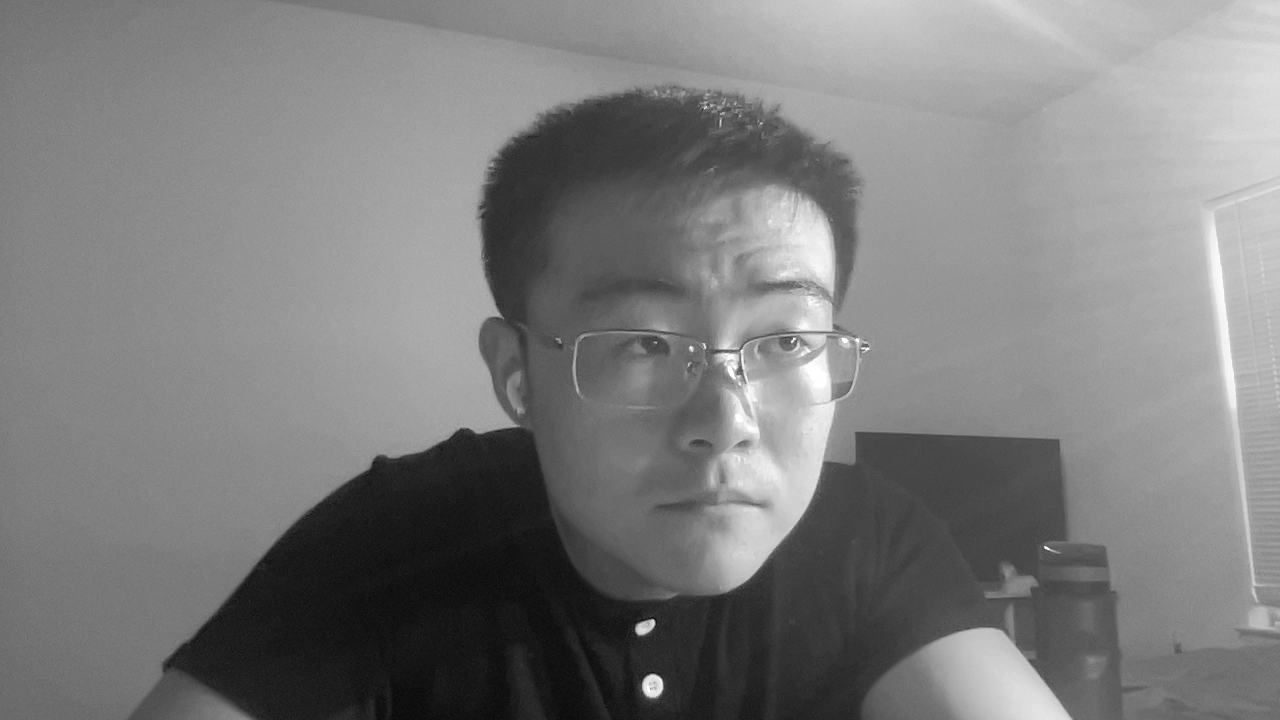
#> input picture CS_Project_1/original.png, 1280 x 720 px, given in place of the camera
$ python cameo.py   (older library calls are emulated)
#> lines starting #> are read from the running program, lines starting #| are printed output that depends on the picture
### CS_Project_1/loaded/utils.py
import cv2
import numpy
import scipy.interpolate

# [5 lines left out: function createFlatView, not called in this run]

def createLookupArray(func, length = 256):
    """Return a lookup for whole-number inputs to a function.

    The lookup values are clamped to [0, length - 1].

    """
#> called with length = 256
    if func is None:
        return None
    lookupArray = numpy.empty(length)
    i = 0
    while i < length:
        func_i = func(i)
        lookupArray[i] = min(max(0, func_i), length - 1)
        i += 1
    return lookupArray

def applyLookupArray(lookupArray, src, dst):
    """Map a source to a destination using a lookup."""
    if lookupArray is None:
        return
    dst[:] = lookupArray[src]

def createCurveFunc(points):
    """Return a function derived from control points."""
    if points is None:
        return None
    numPoints = len(points)
    if numPoints < 2:
        return None
    xs, ys = zip(*points)
    if numPoints < 4:
        kind = 'linear'
        # 'quadratic' is not implemented.
    else:
        kind = 'cubic'
    return scipy.interpolate.interp1d(xs, ys, kind,
                                      bounds_error = False)

def createCompositeFunc(func0, func1):
    """Return a composite of two functions."""
    if func0 is None:
        return func1
    if func1 is None:
        return func0
    return lambda x: func0(func1(x))

def isGray(image):
    """Return True if the image has one channel per pixel."""
    return image.ndim < 3

# [4 lines left out: function widthHeightDividedBy, not called in this run]

### CS_Project_1/chapter-3/managers.py
import cv2
import numpy
import time


class CaptureManager(object):

    def __init__(self, capture, previewWindowManager = None,
                 shouldMirrorPreview = False):

        self.previewWindowManager = previewWindowManager
        self.shouldMirrorPreview = shouldMirrorPreview

        self._capture = capture
        self._channel = 0
        self._enteredFrame = False
        self._frame = None
        self._imageFilename = None
        self._videoFilename = None
        self._videoEncoding = None
        self._videoWriter = None

        self._startTime = None
        self._framesElapsed = 0
        self._fpsEstimate = None

    @property
    def channel(self):
        return self._channel

    # [5 lines left out: function channel, not called in this run]

    @property
    def frame(self):
        if self._enteredFrame and self._frame is None:
            _, self._frame = self._capture.retrieve(
                    self._frame, self.channel)
        return self._frame

    @property
    def isWritingImage(self):
        return self._imageFilename is not None

    @property
    def isWritingVideo(self):
        return self._videoFilename is not None

    def enterFrame(self):
        """Capture the next frame, if any."""

        # But first, check that any previous frame was exited.
        assert not self._enteredFrame, \
            'previous enterFrame() had no matching exitFrame()'

        if self._capture is not None:
            self._enteredFrame = self._capture.grab()

    def exitFrame(self):
        """Draw to the window. Write to files. Release the frame."""

        # Check whether any grabbed frame is retrievable.
        # The getter may retrieve and cache the frame.
        if self.frame is None:
            self._enteredFrame = False
            return

        # Update the FPS estimate and related variables.
        if self._framesElapsed == 0:
            self._startTime = time.perf_counter()
        else:
            timeElapsed = time.perf_counter() - self._startTime
            self._fpsEstimate =  self._framesElapsed / timeElapsed
        self._framesElapsed += 1

        # Draw to the window, if any.
        if self.previewWindowManager is not None:
            if self.shouldMirrorPreview:
                mirroredFrame = numpy.fliplr(self._frame)
                self.previewWindowManager.show(mirroredFrame)
            else:
                self.previewWindowManager.show(self._frame)

        # Write to the image file, if any.
        if self.isWritingImage:
            cv2.imwrite(self._imageFilename, self._frame)
            self._imageFilename = None

        # Write to the video file, if any.
        self._writeVideoFrame()

        # Release the frame.
        self._frame = None
        self._enteredFrame = False

    def writeImage(self, filename):
        """Write the next exited frame to an image file."""
        self._imageFilename = filename

    # [12 lines left out: functions startWritingVideo, stopWritingVideo, not called in this run]

    def _writeVideoFrame(self):

        if not self.isWritingVideo:
            return

        if self._videoWriter is None:
            fps = self._capture.get(cv2.CAP_PROP_FPS)
            if numpy.isnan(fps) or fps <= 0.0:
                # The capture's FPS is unknown so use an estimate.
                if self._framesElapsed < 20:
                    # Wait until more frames elapse so that the
                    # estimate is more stable.
                    return
                else:
                    fps = self._fpsEstimate
            size = (int(self._capture.get(
                        cv2.CAP_PROP_FRAME_WIDTH)),
                    int(self._capture.get(
                        cv2.CAP_PROP_FRAME_HEIGHT)))
            self._videoWriter = cv2.VideoWriter(
                self._videoFilename, self._videoEncoding,
                fps, size)

        self._videoWriter.write(self._frame)


class WindowManager(object):

    def __init__(self, windowName, keypressCallback = None):
        self.keypressCallback = keypressCallback

        self._windowName = windowName
        self._isWindowCreated = False

    @property
    def isWindowCreated(self):
        return self._isWindowCreated

    def createWindow(self):
        cv2.namedWindow(self._windowName)
        self._isWindowCreated = True

    def show(self, frame):
        cv2.imshow(self._windowName, frame)

    def destroyWindow(self):
        cv2.destroyWindow(self._windowName)
        self._isWindowCreated = False

    def processEvents(self):
        keycode = cv2.waitKey(1)
        if self.keypressCallback is not None and keycode != -1:
            self.keypressCallback(keycode)

### CS_Project_1/chapter-3/filters.py
import cv2
import numpy

import utils


# h - selects histogram equalization
# [155 lines left out: functions histeq, smooth, unsharp, sobel, recolorRC, recolorRGV and 2 more, not called in this run]


def strokeEdges(src, dst, blurKsize=7, edgeKsize=5):
    if blurKsize >= 3:
        blurredSrc = cv2.medianBlur(src, blurKsize)
        graySrc = cv2.cvtColor(blurredSrc, cv2.COLOR_BGR2GRAY)
    else:
        graySrc = cv2.cvtColor(src, cv2.COLOR_BGR2GRAY)
    cv2.Laplacian(graySrc, cv2.CV_8U, graySrc, ksize=edgeKsize)
    normalizedInverseAlpha = (1.0 / 255) * (255 - graySrc)
    channels = cv2.split(src)
    for channel in channels:
        channel[:] = channel * normalizedInverseAlpha
    cv2.merge(channels, dst)


class VFuncFilter(object):
    """A filter that applies a function to V (or all of BGR)."""

    def __init__(self, vFunc=None, dtype=numpy.uint8):
        length = numpy.iinfo(dtype).max + 1
        self._vLookupArray = utils.createLookupArray(vFunc, length)

    # [6 lines left out: function apply, not called in this run]

class VCurveFilter(VFuncFilter):
    """A filter that applies a curve to V (or all of BGR)."""

    def __init__(self, vPoints, dtype=numpy.uint8):
        VFuncFilter.__init__(self, utils.createCurveFunc(vPoints),
                             dtype)


class BGRFuncFilter(object):
    """A filter that applies different functions to each of BGR."""

    def __init__(self, vFunc=None, bFunc=None, gFunc=None,
                 rFunc=None, dtype=numpy.uint8):
        length = numpy.iinfo(dtype).max + 1
        self._bLookupArray = utils.createLookupArray(
            utils.createCompositeFunc(bFunc, vFunc), length)
        self._gLookupArray = utils.createLookupArray(
            utils.createCompositeFunc(gFunc, vFunc), length)
        self._rLookupArray = utils.createLookupArray(
            utils.createCompositeFunc(rFunc, vFunc), length)

    def apply(self, src, dst):
        """Apply the filter with a BGR source/destination."""
        b, g, r = cv2.split(src)
        utils.applyLookupArray(self._bLookupArray, b, b)
        utils.applyLookupArray(self._gLookupArray, g, g)
        utils.applyLookupArray(self._rLookupArray, r, r)
        cv2.merge([b, g, r], dst)

class BGRCurveFilter(BGRFuncFilter):
    """A filter that applies different curves to each of BGR."""

    def __init__(self, vPoints=None, bPoints=None,
                 gPoints=None, rPoints=None, dtype=numpy.uint8):
        BGRFuncFilter.__init__(self,
                               utils.createCurveFunc(vPoints),
                               utils.createCurveFunc(bPoints),
                               utils.createCurveFunc(gPoints),
                               utils.createCurveFunc(rPoints), dtype)

class BGRCrossProcessCurveFilter(BGRCurveFilter):
    """A filter that applies cross-process-like curves to BGR."""

    # [7 lines left out: function __init__, not called in this run]

class BGRPortraCurveFilter(BGRCurveFilter):
    """A filter that applies Portra-like curves to BGR."""

    def __init__(self, dtype=numpy.uint8):
        BGRCurveFilter.__init__(
            self,
            vPoints=[(0,0),(23,20),(157,173),(255,255)],
            bPoints=[(0,0),(41,46),(231,228),(255,255)],
            gPoints=[(0,0),(52,47),(189,196),(255,255)],
            rPoints=[(0,0),(69,69),(213,218),(255,255)],
            dtype=dtype)

class BGRProviaCurveFilter(BGRCurveFilter):
    """A filter that applies Provia-like curves to BGR."""

    # [7 lines left out: function __init__, not called in this run]

class BGRVelviaCurveFilter(BGRCurveFilter):
    """A filter that applies Velvia-like curves to BGR."""

    # [8 lines left out: function __init__, not called in this run]


class VConvolutionFilter(object):
    """A filter that applies a convolution to V (or all of BGR)."""

    def __init__(self, kernel):
        self._kernel = kernel

    def apply(self, src, dst):
        """Apply the filter with a BGR or gray source/destination."""
        cv2.filter2D(src, -1, self._kernel, dst)

class BlurFilter(VConvolutionFilter):
    """A blur filter with a 2-pixel radius."""

    # [7 lines left out: function __init__, not called in this run]

class SharpenFilter(VConvolutionFilter):
    """A sharpen filter with a 1-pixel radius."""

    # [5 lines left out: function __init__, not called in this run]

class FindEdgesFilter(VConvolutionFilter):
    """An edge-finding filter with a 1-pixel radius."""

    # [5 lines left out: function __init__, not called in this run]

class EmbossFilter(VConvolutionFilter):
    """An emboss filter with a 1-pixel radius."""

    # [5 lines left out: function __init__, not called in this run]

### CS_Project_1/chapter-3/cameo.py
import cv2
import filters
from managers import WindowManager, CaptureManager

class Cameo(object):

    def __init__(self):
        self._windowManager = WindowManager('Cameo',
                                            self.onKeypress)
        self._captureManager = CaptureManager(
            cv2.VideoCapture(0), self._windowManager, True)
        self._curveFilter = filters.BGRPortraCurveFilter()


    def run(self):
        """Run the main loop."""
        self._windowManager.createWindow()
        while self._windowManager.isWindowCreated:
            self._captureManager.enterFrame()
            frame = self._captureManager.frame

            if frame is not None:
                filters.strokeEdges(frame, frame)
                self._curveFilter.apply(frame, frame)

            self._captureManager.exitFrame()
            self._windowManager.processEvents()
#> this loop made 1 pass; (key Esc is pressed on pass 1)
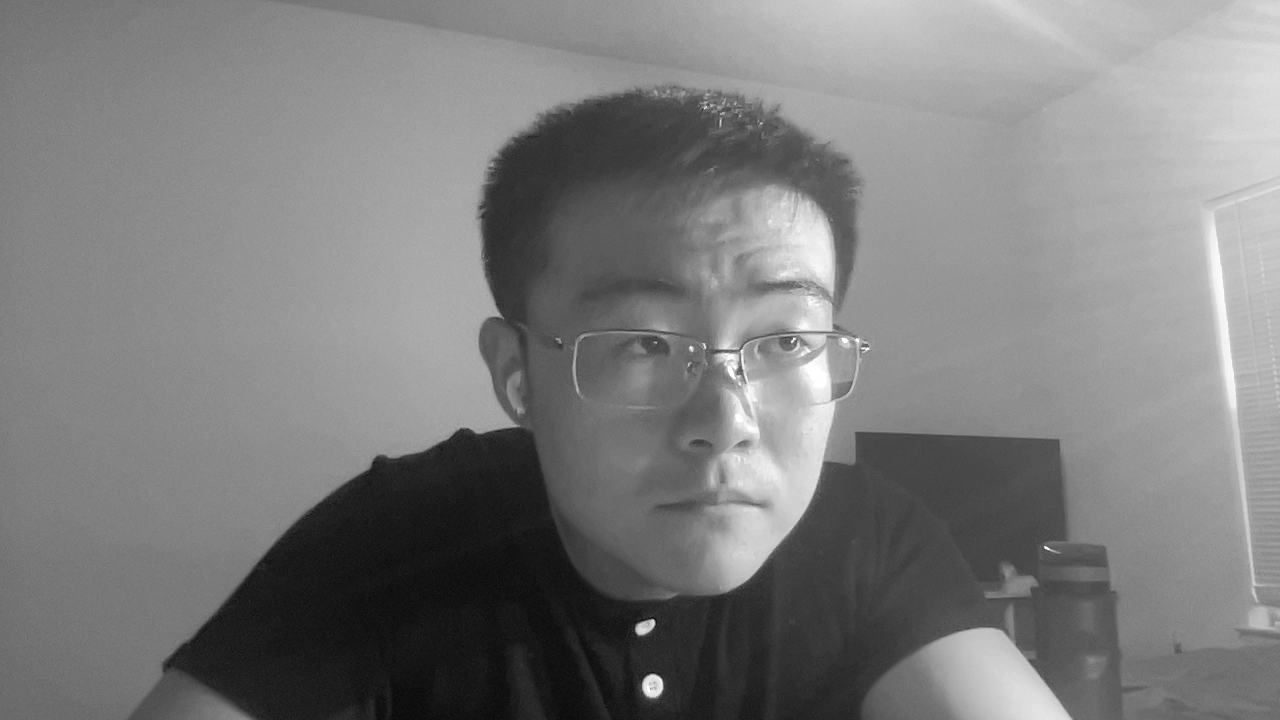
#> input picture CS_Project_1/original.png, 1280 x 720 px, given in place of the camera
#> pass 1, in strokeEdges, `normalizedInverseAlpha = (1.0 / 255) * (255 - graySrc)`:
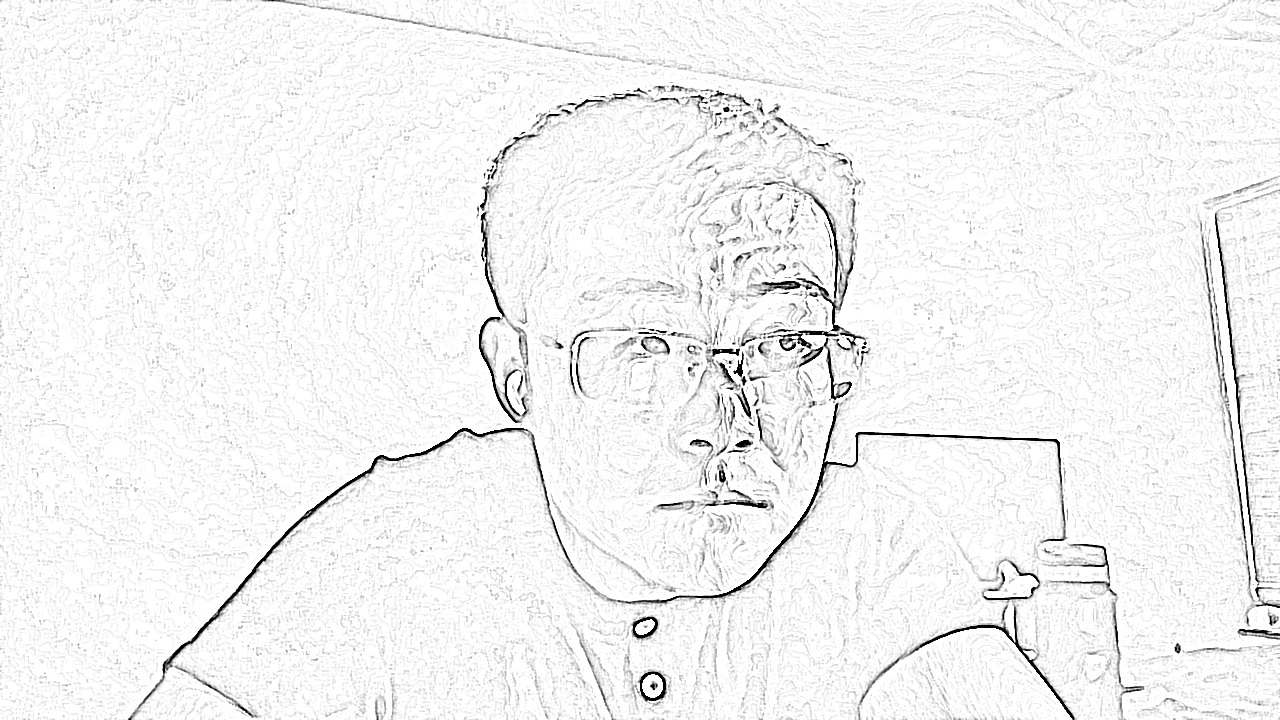
#> normalizedInverseAlpha: shape (720, 1280) float64; min 0, max 1, mean 0.954
#> pass 1, in apply, `b, g, r = cv2.split(src)`:
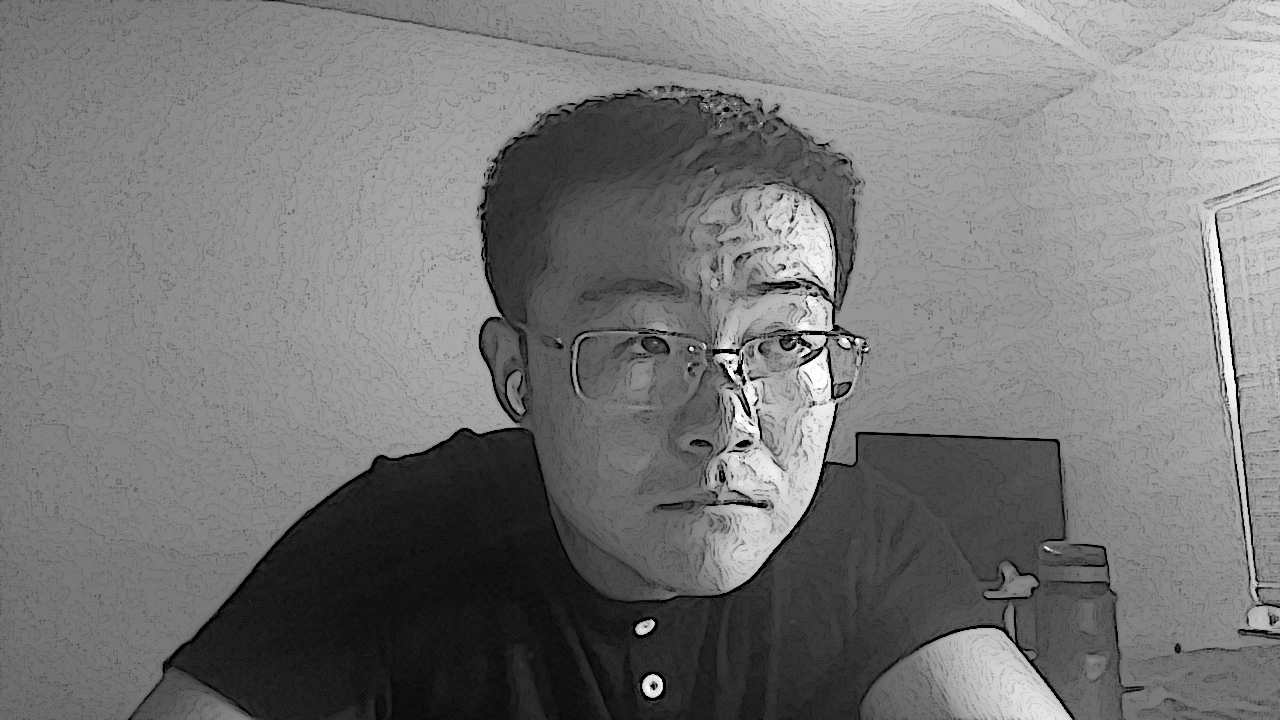
#> b: shape (720, 1280); min 0, max 255, mean 119.1
#> after the loop:
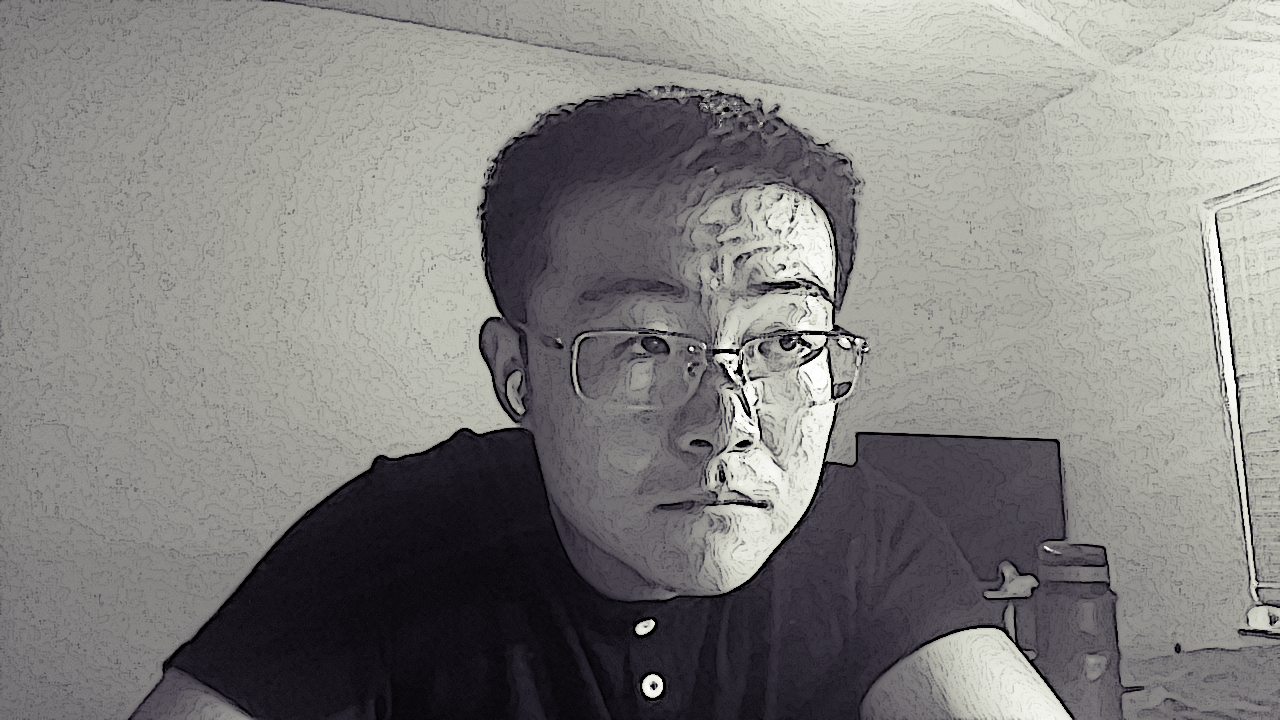
#> frame: shape (720, 1280, 3); mean B, G, R 128.1, 129.9, 131.2


    def onKeypress(self, keycode):
        """Handle a keypress.

        space  -> Take a screenshot.
        tab    -> Start/stop recording a screencast.
        escape -> Quit.

        """
        if keycode == 32: # space
            self._captureManager.writeImage('screenshot.png')
        elif keycode == 9: # tab
            if not self._captureManager.isWritingVideo:
                self._captureManager.startWritingVideo(
                    'screencast.avi')
            else:
                self._captureManager.stopWritingVideo()
        elif keycode == 27: # escape
            self._windowManager.destroyWindow()

if __name__=="__main__":
    Cameo().run()
